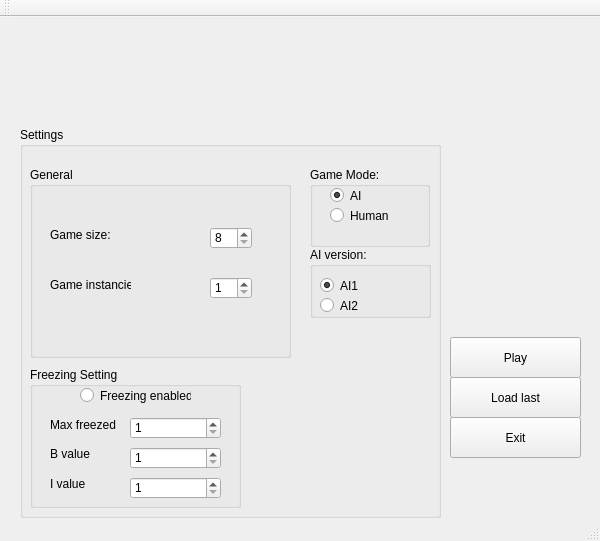
<?xml version="1.0" encoding="UTF-8"?>
<ui version="4.0">
 <class>MainWindow</class>
 <widget class="QMainWindow" name="MainWindow">
  <property name="geometry">
   <rect>
    <x>0</x>
    <y>0</y>
    <width>600</width>
    <height>541</height>
   </rect>
  </property>
  <property name="windowTitle">
   <string>Othello</string>
  </property>
  <property name="autoFillBackground">
   <bool>false</bool>
  </property>
  <widget class="QWidget" name="centralWidget">
   <widget class="QPushButton" name="playBtn">
    <property name="geometry">
     <rect>
      <x>450</x>
      <y>320</y>
      <width>131</width>
      <height>41</height>
     </rect>
    </property>
    <property name="text">
     <string>Play</string>
    </property>
   </widget>
   <widget class="QPushButton" name="exitBtn">
    <property name="geometry">
     <rect>
      <x>450</x>
      <y>400</y>
      <width>131</width>
      <height>41</height>
     </rect>
    </property>
    <property name="text">
     <string>Exit</string>
    </property>
   </widget>
   <widget class="QGroupBox" name="groupBox_2">
    <property name="geometry">
     <rect>
      <x>20</x>
      <y>110</y>
      <width>421</width>
      <height>391</height>
     </rect>
    </property>
    <property name="title">
     <string>Settings</string>
    </property>
    <widget class="QGroupBox" name="groupBox">
     <property name="geometry">
      <rect>
       <x>290</x>
       <y>120</y>
       <width>121</width>
       <height>71</height>
      </rect>
     </property>
     <property name="title">
      <string>AI version:</string>
     </property>
     <widget class="QRadioButton" name="AI2">
      <property name="geometry">
       <rect>
        <x>10</x>
        <y>50</y>
        <width>82</width>
        <height>17</height>
       </rect>
      </property>
      <property name="text">
       <string>AI2</string>
      </property>
     </widget>
     <widget class="QRadioButton" name="AI1">
      <property name="geometry">
       <rect>
        <x>10</x>
        <y>30</y>
        <width>82</width>
        <height>17</height>
       </rect>
      </property>
      <property name="text">
       <string>AI1</string>
      </property>
      <property name="checked">
       <bool>true</bool>
      </property>
     </widget>
    </widget>
    <widget class="QGroupBox" name="groupBox_3">
     <property name="geometry">
      <rect>
       <x>10</x>
       <y>240</y>
       <width>211</width>
       <height>141</height>
      </rect>
     </property>
     <property name="title">
      <string>Freezing Setting</string>
     </property>
     <widget class="QSpinBox" name="maxFreezed">
      <property name="geometry">
       <rect>
        <x>100</x>
        <y>50</y>
        <width>91</width>
        <height>22</height>
       </rect>
      </property>
      <property name="minimum">
       <number>1</number>
      </property>
     </widget>
     <widget class="QSpinBox" name="bVal">
      <property name="geometry">
       <rect>
        <x>100</x>
        <y>80</y>
        <width>91</width>
        <height>22</height>
       </rect>
      </property>
      <property name="minimum">
       <number>1</number>
      </property>
     </widget>
     <widget class="QSpinBox" name="iVal">
      <property name="geometry">
       <rect>
        <x>100</x>
        <y>110</y>
        <width>91</width>
        <height>22</height>
       </rect>
      </property>
      <property name="minimum">
       <number>1</number>
      </property>
     </widget>
     <widget class="QLabel" name="label">
      <property name="geometry">
       <rect>
        <x>20</x>
        <y>50</y>
        <width>71</width>
        <height>16</height>
       </rect>
      </property>
      <property name="text">
       <string>Max freezed</string>
      </property>
     </widget>
     <widget class="QLabel" name="label_2">
      <property name="geometry">
       <rect>
        <x>20</x>
        <y>80</y>
        <width>47</width>
        <height>13</height>
       </rect>
      </property>
      <property name="text">
       <string>B value</string>
      </property>
     </widget>
     <widget class="QLabel" name="label_3">
      <property name="geometry">
       <rect>
        <x>20</x>
        <y>110</y>
        <width>47</width>
        <height>13</height>
       </rect>
      </property>
      <property name="text">
       <string>I value</string>
      </property>
     </widget>
     <widget class="QRadioButton" name="freezingSet">
      <property name="geometry">
       <rect>
        <x>50</x>
        <y>20</y>
        <width>111</width>
        <height>17</height>
       </rect>
      </property>
      <property name="text">
       <string>Freezing enabled</string>
      </property>
     </widget>
    </widget>
    <widget class="QGroupBox" name="groupBox_4">
     <property name="geometry">
      <rect>
       <x>290</x>
       <y>40</y>
       <width>120</width>
       <height>80</height>
      </rect>
     </property>
     <property name="title">
      <string>Game Mode:</string>
     </property>
     <widget class="QRadioButton" name="humanSet">
      <property name="geometry">
       <rect>
        <x>20</x>
        <y>40</y>
        <width>82</width>
        <height>17</height>
       </rect>
      </property>
      <property name="text">
       <string>Human</string>
      </property>
     </widget>
     <widget class="QRadioButton" name="AIset">
      <property name="geometry">
       <rect>
        <x>20</x>
        <y>20</y>
        <width>82</width>
        <height>17</height>
       </rect>
      </property>
      <property name="text">
       <string>AI</string>
      </property>
      <property name="checked">
       <bool>true</bool>
      </property>
     </widget>
    </widget>
    <widget class="QGroupBox" name="groupBox_5">
     <property name="geometry">
      <rect>
       <x>10</x>
       <y>40</y>
       <width>261</width>
       <height>191</height>
      </rect>
     </property>
     <property name="title">
      <string>General</string>
     </property>
     <widget class="QSpinBox" name="gameSize">
      <property name="geometry">
       <rect>
        <x>180</x>
        <y>60</y>
        <width>42</width>
        <height>22</height>
       </rect>
      </property>
      <property name="minimum">
       <number>8</number>
      </property>
      <property name="maximum">
       <number>12</number>
      </property>
      <property name="singleStep">
       <number>2</number>
      </property>
     </widget>
     <widget class="QSpinBox" name="gameInstancies">
      <property name="geometry">
       <rect>
        <x>180</x>
        <y>110</y>
        <width>42</width>
        <height>22</height>
       </rect>
      </property>
      <property name="minimum">
       <number>1</number>
      </property>
      <property name="maximum">
       <number>99</number>
      </property>
      <property name="singleStep">
       <number>1</number>
      </property>
     </widget>
     <widget class="QLabel" name="label_5">
      <property name="geometry">
       <rect>
        <x>20</x>
        <y>110</y>
        <width>81</width>
        <height>16</height>
       </rect>
      </property>
      <property name="text">
       <string>&lt;html&gt;&lt;head/&gt;&lt;body&gt;&lt;p&gt;Game instancies:&lt;/p&gt;&lt;/body&gt;&lt;/html&gt;</string>
      </property>
     </widget>
     <widget class="QLabel" name="label_4">
      <property name="geometry">
       <rect>
        <x>20</x>
        <y>60</y>
        <width>61</width>
        <height>16</height>
       </rect>
      </property>
      <property name="text">
       <string>&lt;html&gt;&lt;head/&gt;&lt;body&gt;&lt;p&gt;Game size:&lt;/p&gt;&lt;/body&gt;&lt;/html&gt;</string>
      </property>
     </widget>
    </widget>
   </widget>
   <widget class="QPushButton" name="loadBtn">
    <property name="geometry">
     <rect>
      <x>450</x>
      <y>360</y>
      <width>131</width>
      <height>41</height>
     </rect>
    </property>
    <property name="text">
     <string>Load last</string>
    </property>
   </widget>
   <widget class="QLabel" name="label_6">
    <property name="geometry">
     <rect>
      <x>0</x>
      <y>0</y>
      <width>601</width>
      <height>81</height>
     </rect>
    </property>
    <property name="text">
     <string/>
    </property>
   </widget>
  </widget>
  <widget class="QToolBar" name="mainToolBar">
   <attribute name="toolBarArea">
    <enum>TopToolBarArea</enum>
   </attribute>
   <attribute name="toolBarBreak">
    <bool>false</bool>
   </attribute>
  </widget>
  <widget class="QStatusBar" name="statusBar"/>
 </widget>
 <layoutdefault spacing="6" margin="11"/>
 <resources/>
 <connections/>
</ui>
